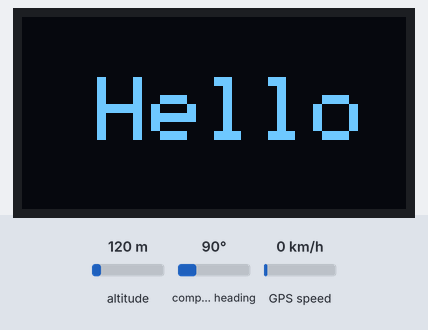
The sketch below on a simulated Arduino Uno, built with avr-gcc and run on an emulated ATmega328P. Shown: 128×64 one-colour display. Inputs (shaded band) come from the test bench; at power-on: altitude 120 m, compass heading 90°, GPS speed 0 km/h. The GPS gets a fix after 3 s at 37.7749, -122.4194 with 8 satellites; what the sketch prints to the serial monitor is not drawn.

Above: at 0.1 s.
At 1.7 s:
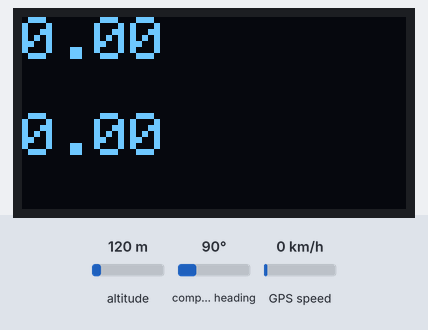
At 3.7 s:
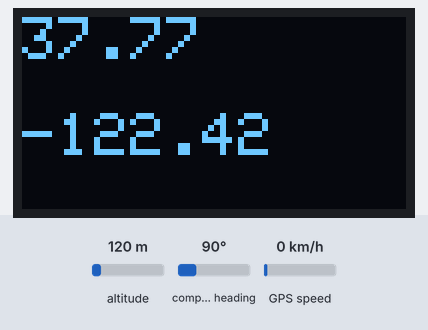

Measured:
- what the display in image 1 shows lasts 2.0 s, from 1.6 s to 3.6 s

The sketch:

GPS-SH1106.ino
```cpp
//GPS
#include <TinyGPS++.h>
#include <SoftwareSerial.h>
//OLED
#include <SPI.h>
#include <Wire.h>
#include <Adafruit_GFX.h>
#include <Adafruit_SH1106.h>

#define SCREEN_WIDTH 128 // OLED display width, in pixels
#define SCREEN_HEIGHT 64 // OLED display height, in pixels

// Declaration for SSD1306 display connected using software SPI (default case):
#define OLED_MOSI   9//SDA
#define OLED_CLK   10//SCL
#define OLED_DC    11
#define OLED_CS    12
#define OLED_RESET 13
Adafruit_SH1106 display(OLED_MOSI, OLED_CLK, OLED_DC, OLED_RESET, OLED_CS);
//GPS
static const int RXPin = 4, TXPin = 3;//GPS TX-->4 RX-->3
static const uint32_t GPSBaud = 9600;//與GPS包綠
TinyGPSPlus gps;
SoftwareSerial ss(RXPin, TXPin);

void setup()
{
  Serial.begin(115200);
  ss.begin(GPSBaud);
  display.begin(SH1106_SWITCHCAPVCC);
  display.clearDisplay();
  display.setTextSize(3);
  display.setTextColor(WHITE);
  display.setCursor(25,20);
  display.println("Hello");
  display.display();
  delay(1500);
}

void loop()
{ //Serial.println(gps.speed.kmph());
 // delay(100);
  while (ss.available() > 0)
    if (gps.encode(ss.read()))
      displayInfo();

  if (millis() > 5000 && gps.charsProcessed() < 10)
  {
    Serial.println(F("No GPS detected: check wiring."));
    while(true);
  }
  display.clearDisplay();
  display.setTextSize(2);
  display.setTextColor(WHITE);
  display.setCursor(0,0);
  display.println(gps.location.lat());
  display.setTextSize(2);
  display.setTextColor(WHITE);
  display.setCursor(0,32);
  display.println(gps.location.lng());
  /*display.setTextSize(1);
  display.setTextColor(WHITE);
  display.setCursor(0,50);
  display.println(gps.time.second());*/
  display.display();
}
```

displayInfo.ino
```cpp
void displayInfo()
{
  Serial.print(F("Location: "));
  if (gps.location.isValid())
  {
    Serial.print(gps.location.lat(), 6);
    Serial.print(F(","));
    Serial.print(gps.location.lng(), 6);
  }
  else
  {
    Serial.print(F("INVALID"));
  }

  Serial.print(F("  Date/Time: "));
  if (gps.date.isValid())
  {
    Serial.print(gps.date.month());
    Serial.print(F("/"));
    Serial.print(gps.date.day());
    Serial.print(F("/"));
    Serial.print(gps.date.year());
  }
  else
  {
    Serial.print(F("INVALID"));
  }

  Serial.print(F(" "));
  if (gps.time.isValid())
  {
    if (gps.time.hour() < 10) Serial.print(F("0"));
    Serial.print(gps.time.hour());
    Serial.print(F(":"));
    if (gps.time.minute() < 10) Serial.print(F("0"));
    Serial.print(gps.time.minute());
    Serial.print(F(":"));
    if (gps.time.second() < 10) Serial.print(F("0"));
    Serial.print(gps.time.second());
    Serial.print(F("."));
    if (gps.time.centisecond() < 10) Serial.print(F("0"));
    Serial.print(gps.time.centisecond());
  }
  else
  {
    Serial.print(F("INVALID"));
  }

  Serial.println();
}
```
